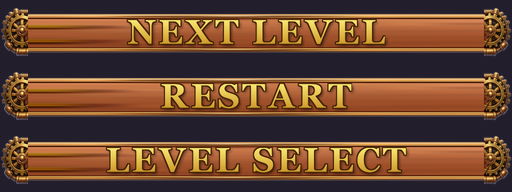
#> input picture tools/sheets/words.png, 512 x 192 px
$ python -i gen_sprites.py   (imports and definitions only)
#> lines starting #> are read from the running program, lines starting #| are printed output that depends on the picture
#> further down, picture is the input picture: PIL image 512x192 RGBA; mean R, G, B, A 105.9, 70.7, 48.2, 255
"""Generate the art slots of Gnomish Pachinko with AutoSprite, in the style
of the hand-made sprite sheet.

Four ways a slot gets its picture, cheapest first:

  sheet   cut straight off the sprite sheet (tools/sheets/pegs.json says
          which sprite is which): no credits
  derive  made locally from another slot (a pressed button is the button
          darkened, the silver key is the gold key desaturated, the later
          splash frames are the first one spread out): no credits
  pose    a sprite from the sheet is uploaded as a non-humanoid "character"
          (free) and AutoSprite draws a new state of the same object from a
          prompt ("the same orb stretched into a bar"): 3 credits each,
          keeps the sheet's exact look
  asset   a new object from a prompt (generate_asset_preview, ultra
          quality) saved as an asset, background removed: 2 credits each

Everything goes through AutoSprite's MCP endpoint (the fullest surface of
their API) with the key in ~/.autosprite_key. Results are recorded in
tools/generated_sprites.json (asset ids, pose jobs, URLs), so a second run
only does what is missing; --force redoes a slot.

Run: python tools/gen_sprites.py --sheet path/to/sheet.png          plan only
     python tools/gen_sprites.py --sheet path/to/sheet.png --go     spend credits
     python tools/gen_sprites.py --go --only boss_drake power_blast  some slots
     python tools/gen_sprites.py --stage asset --go                  assets only (no sheet needed)

Needs: pip install pillow lupa numpy
"""
import argparse
import re
import io
import json
import os
import sys
import time
import urllib.error
import urllib.request
from collections import deque

from PIL import Image, ImageEnhance

ROOT = os.path.dirname(os.path.dirname(os.path.abspath(__file__)))
OUT = os.path.join(ROOT, "Textures")
TOOLS = os.path.dirname(os.path.abspath(__file__))
RECORD = os.path.join(TOOLS, "generated_sprites.json")
sys.path.insert(0, TOOLS)
from make_textures import read_slots  # noqa: E402
from cut_sheet import islands, fit, base_of, clean_crop, boxes_by_slot  # noqa: E402

MCP_URL = "https://www.autosprite.io/api/mcp"
KEY_FILE = os.path.expanduser("~/.autosprite_key")

# One look for everything new. Kept short: a description is 200 chars at most.
STYLE = "glossy cartoon game sprite, soft shading, bright specular highlight, no outline, centered, white background"
ART_STYLE = "painted"

# ---------------------------------------------------------------- the plan

# pose: base slot (uploaded from the sheet) + prompt. asset: category + description.
# derive: a function of other slots. sheet: cut from the sheet map. tool: keep the
# generated placeholder (tinted technical textures the game colours itself).
PLAN = {}


def sheet(*names):
    for n in names:
        PLAN[n] = {"how": "sheet"}


def pose(name, base, prompt):
    PLAN[name] = {"how": "pose", "base": base, "prompt": prompt}


def asset(name, category, description, keep_bg=False, post=None):
    PLAN[name] = {"how": "asset", "category": category, "description": description, "keep_bg": keep_bg, "post": post}


# [4 lines left out: function scene, not called in this run]


def derive(name, source, op, **kw):
    PLAN[name] = {"how": "derive", "source": source, "op": op, **kw}


ANIMS = {}


# [5 lines left out: function anim, not called in this run]


def tool(*names):
    for n in names:
        PLAN[n] = {"how": "tool"}


# [71 lines not run here, left out]
BIOMES = [('Elwynn Forest', 'sunlit oak forest with meadows, a stream and a farmhouse'),
          ('Durotar', 'red desert of dry earth, cacti and rust-coloured canyons'),
          ('Dun Morogh', 'snowy pine mountains with frozen lakes and stone huts'),
          ('Mulgore', 'a high golden grassland plateau on top of flat mesas with sheer cliff edges, tauren tents and totems'),
          ('Teldrassil', 'moonlit forest of giant purple-leafed trees and glowing lanterns'),
          ('Tirisfal Glades', 'gloomy dead forest with graveyards, fog and crooked trees'),
          ('Westfall', 'dry golden farmland with windmills and haystacks under a hazy sky'),
          ('Loch Modan', 'a calm lake among green hills with pines and a stone dam'),
          ('Darkshore', 'dark pine coast with moonlit cliffs and crashing waves'),
          ('Silverpine Forest', 'gray misty pine forest with mossy stones'),
          ('The Barrens', 'dry savanna with acacia trees, red earth and distant mesas'),
          ('Redridge Mountains', 'red cliffs round a blue lake with pines'),
          ('Stonetalon Mountains', 'rocky crags with a burnt forest and logging camps'),
          ('Ashenvale', 'lush ancient forest in purple and green with moonwells'),
          ('Duskwood', 'dark haunted forest of crooked bare trees and fog'),
          ('Wetlands', 'misty marsh with reeds, pools and mossy boulders'),
          ('Hillsbrad Foothills', 'green rolling foothills with farms and stone walls'),
          ('Thousand Needles', 'towering red rock spires rising from a dry canyon floor'),
          ('Alterac Mountains', 'snowy mountains with ruined stone walls and pines'),
          ('Arathi Highlands', 'windswept highland moors with standing stones'),
          ('Desolace', 'gray barren wasteland with giant bones and dust'),
          ('Stranglethorn Vale', 'dense tropical jungle with vine-covered ruins'),
          ('Dustwallow Marsh', 'dark swamp with mangroves, mist and still black water'),
          ('Badlands', 'cracked red desert canyons under a hot sky'),
          ('Swamp of Sorrows', 'green swamp with giant mushrooms and glowing pools'),
          ('Feralas', 'lush jungle of giant trees with waterfalls and ruins'),
          ('The Hinterlands', 'misty pine highlands with troll stone ruins'),
          ('Tanaris', 'sand dunes desert with an oasis and palm trees'),
          ('Searing Gorge', 'lava flows, ash and molten rock under a smoky sky'),
          ('Azshara', 'autumn forest in red and gold with ruins on sea cliffs'),
          ('Blasted Lands', 'red scorched wasteland with cracked earth and a dark stone portal'),
          ("Un'Goro Crater", 'prehistoric jungle crater with a volcano and giant ferns'),
          ('Felwood', 'corrupted green forest with glowing fungus and twisted trees'),
          ('Burning Steppes', 'volcanic black rock with lava rivers and ash'),
          ('Western Plaguelands', 'sickly brown blighted fields with dead trees'),
          ('Eastern Plaguelands', 'dead orange blighted land with plague cauldrons and ruins'),
          ('Winterspring', 'snowy valley with frozen lakes and tall pines under the moon'),
          ('Deadwind Pass', 'dark stormy mountain pass with a ruined tower'),
          ('Silithus', 'orange desert with giant insect hives and sand'),
          ('Moonglade', 'serene moonlit glade with a still lake and soft lights')]
# [14 lines not run here, left out]


# ---------------------------------------------------------------- MCP client

class AutoSprite:
    # [147 lines left out: functions __init__, _post, init, call, rest_get, upload and 5 more, not called in this run]


def op_grey(img):
    g = ImageEnhance.Color(img).enhance(0.15)
    return ImageEnhance.Brightness(g).enhance(0.8)


# [38 lines left out: functions op_hue, op_rainbow, op_spread, not called in this run]


def op_darken(img, amount=0.72):
    return ImageEnhance.Brightness(img).enhance(amount)


# [11 lines left out: function scene_crop, not called in this run]


def op_board(img, red=False):
    """A landscape made into a board backdrop: dimmed, desaturated and
    softened so the pegs read on top; a red cast for a boss arena."""
#> called with red = False
    from PIL import ImageFilter
    out = ImageEnhance.Color(img.convert("RGB")).enhance(0.55)
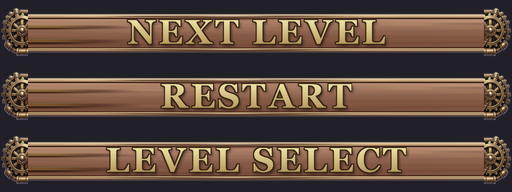
#> out: PIL image 512x192 RGB; mean R, G, B 93.2, 73.9, 61.6
    out = ImageEnhance.Brightness(out).enhance(0.32)
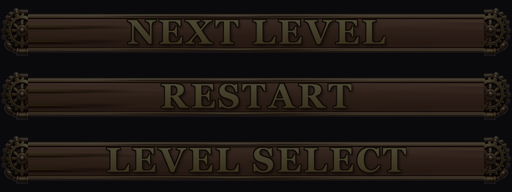
#> out: PIL image 512x192 RGB; mean R, G, B 29.3, 23, 19.2
    out = out.filter(ImageFilter.GaussianBlur(1.2))
    if red:
        r, g, b = out.split()
        r = r.point(lambda v: min(255, int(v * 1.5 + 8)))
        g = g.point(lambda v: int(v * 0.8))
        b = b.point(lambda v: int(v * 0.8))
        out = Image.merge("RGB", (r, g, b))
    return out.convert("RGBA")


# [58 lines left out: functions brick_frame, op_bright, op_letter, not called in this run]


OPS = {"letter": op_letter, "copy": lambda i: i, "silver": op_silver, "gold": op_gold, "grey": op_grey, "hue": op_hue, "rainbow": op_rainbow,
       "spread": op_spread, "darken": op_darken, "bright": op_bright, "board": op_board}


# ---------------------------------------------------------------- the run

# [4 lines left out: function load_record, not called in this run]


def save_record(rec):
    json.dump(rec, open(RECORD, "w", encoding="utf-8"), indent=1, sort_keys=True)


# [236 lines left out: functions save_slot, main, not called in this run]


# [2 lines not run here, left out]

>>> from PIL import Image
>>> picture = Image.open('sheets/words.png')
>>> result = op_board(picture)
